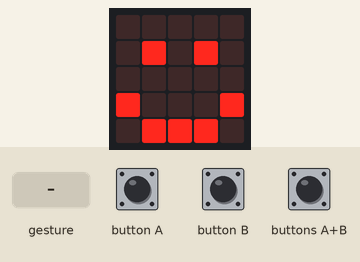
Bench run of a program on a simulated BBC micro:bit (MakeCode). On the bench: the board's 5×5 LED display. The inputs (shaded band) are chosen by the test bench. Dim RGB values are drawn brighter than linear; a tilt is held for 1.5 s and a shake lasts 1 s, then the board lies face up again.

Above: at 1.8 s.
1.9 s: button A pressed for 3.2 s
At 4.8 s:
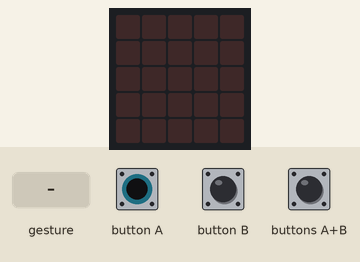
6.6 s: gesture '3g'
At 7.1 s:
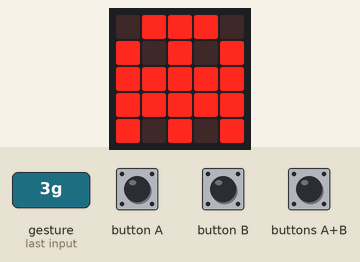
8.1 s: gesture 'screen down'
At 9.4 s:
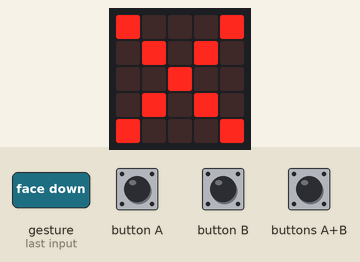
9.7 s: buttons A+B pressed for 1 s
At 9.8 s:
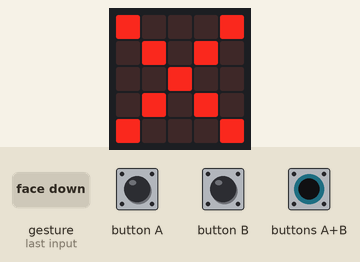
12.2 s: button B pressed for 0.15 s
At 12.8 s:
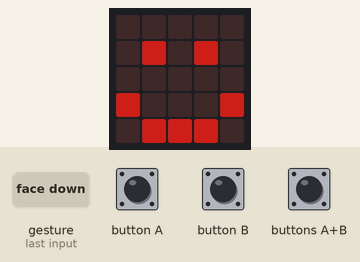
13.8 s: buttons A+B pressed for 3.2 s
At 13.91 s:
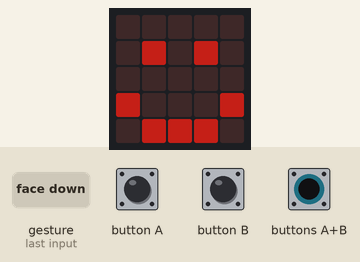
Timing chart, 0 to 16.8 s (numbered marks = the images above; inputs shaded):
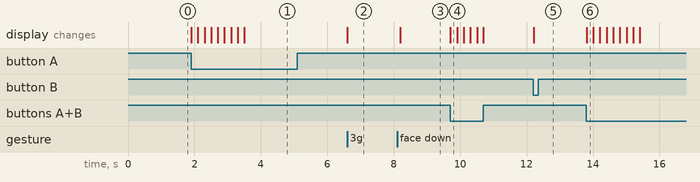

Measured:
- after the input at 1.9 s, the display: first changes at once (image 1 shows a later state)
- after the input at 6.6 s, the display: changes at once (image 2)
- after the input at 8.1 s, the display: changes after 0.10 s (image 3)
- after the input at 9.7 s, the display: changes at once (image 4)
- after the input at 12.2 s, the display: changes at once (image 5)
- after the input at 13.8 s, the display: changes at once (image 6)

The program:

main.ts
```typescript
input.onGesture(Gesture.ThreeG, function () {
    n = nmax
    led.setBrightness(配列[n])
    basic.showIcon(IconNames.Ghost)
})
input.onGesture(Gesture.ScreenDown, function () {
    n = nmax
    led.setBrightness(配列[n])
    basic.showIcon(IconNames.No)
})
input.onButtonPressed(Button.AB, function () {
    n = nmax
    led.setBrightness(配列[n])
    basic.showIcon(IconNames.Happy)
})
let nmax = 0
let 配列: number[] = []
let n = 0
n = 9
配列 = [
0,
3,
7,
15,
31,
47,
63,
79,
95,
111,
127,
143,
159,
175,
191,
207,
223,
239,
255
]
nmax = 配列.length - 1
basic.showIcon(IconNames.Happy)
basic.forever(function () {
    n = Math.constrain(n, 0, nmax)
    while (input.buttonIsPressed(Button.A)) {
        n += -1
        n = Math.constrain(n, 0, nmax)
        led.setBrightness(配列[n])
        basic.pause(200)
    }
    while (input.buttonIsPressed(Button.B)) {
        n += 1
        n = Math.constrain(n, 0, 9)
        led.setBrightness(配列[n])
        basic.pause(200)
    }
})
```

test.ts
```typescript
// テストはここに来ます。このパッケージが拡張機能として使用されるときにはコンパイルされません。
```
